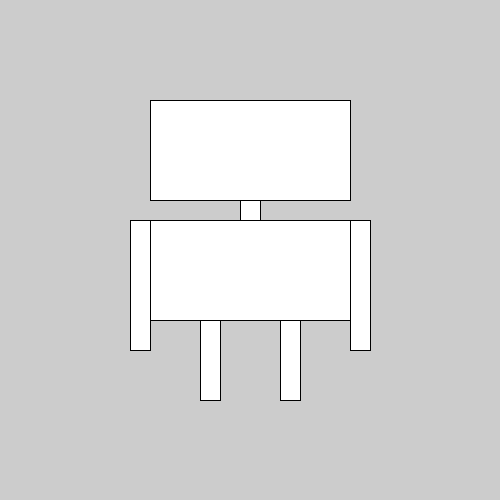
Frame 1 (no input)
Frame 60 (the mouse pressed at the canvas centre just before this capture): identical to frame 1, image omitted
Frame 120 (the mouse held since frame 60 and released just before this capture): identical to frame 1, image omitted

The Processing sketch that drew this single still picture (run headless with seeded random() and noise(); from frame 60 on, the mouse is pressed at the canvas centre):

// Processing sketch: Robot_04_Simple_Vars
// ── Robot_04_Simple_Vars.pde
/* 
*  Roboter 04
*  Einfache Variablen
*  HKB 16 Creative Coding, MF
*/ 


int dicke=200;
int mitteX;
int mitteY;
int armdicke=20;
int beindicke=20;


void setup(){
 size(500,500);
   mitteX=width/2;
   mitteY=height/2;  
}

void draw(){
fill(255);
rect(mitteX-dicke/2, 100, dicke, 100); // head

//Body
strokeWeight(1);
rect(mitteX-10,200,20,20);
rect(mitteX-dicke/2, 220, dicke, 100); 

//Arms
rect(mitteX-dicke/2-armdicke, 220, armdicke, 130); // Left Arm
rect(mitteX+dicke/2, 220, armdicke, 130); // Right Arm

//Legs
rect(mitteX-30-beindicke, 320, beindicke, 80); // Left Leg
rect(mitteX+30, 320, beindicke, 80); // Right Leg


}
